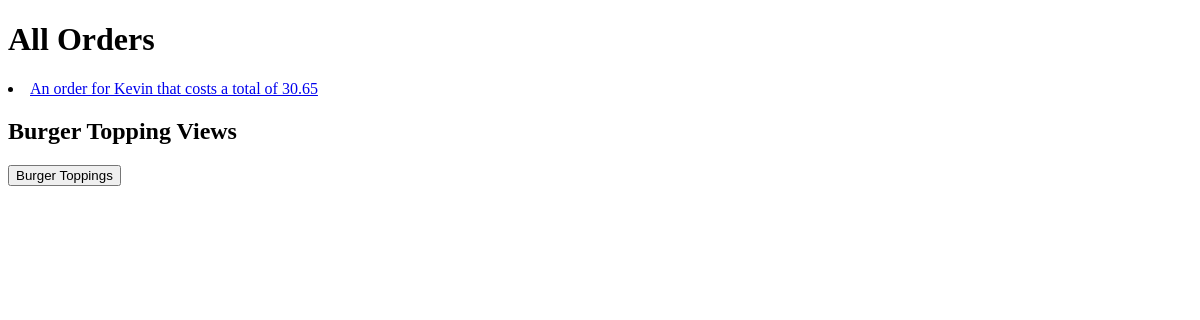
Before: /restaurant with the older database file.
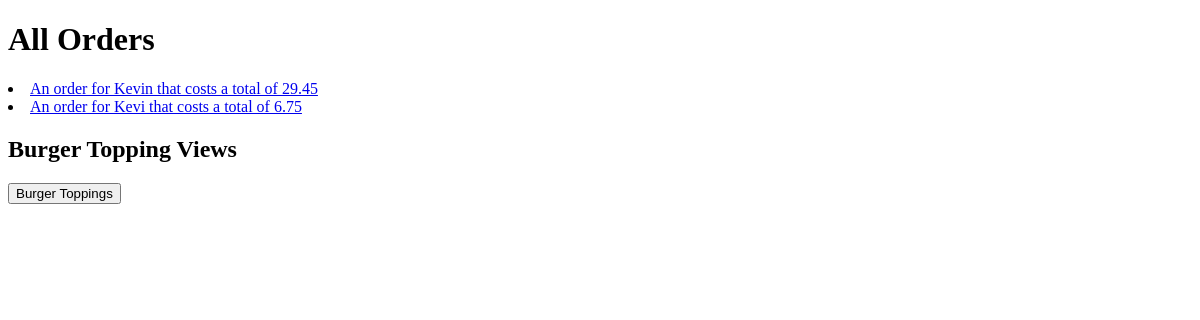
After: the same page with the newer database file.
### orders/models.py (models this page shows)
class Order(models.Model):
    name = models.CharField(max_length = 64)
    orderPrice = models.FloatField()
    def __str__(self):
        return f"An order for {self.name} that costs a total of {self.orderPrice}"

### orders/views.py (the view)
# urls.py: path("restaurant", views.allOrders, name = "allOrders"),
def allOrders(request):
    orderList = Order.objects.all()
    context = {
        "orderList": orderList
    }
    return render(request, "restaurant/allOrders.html", context)

### orders/templates/restaurant/allOrders.html (shortened to what this page needs)
{% load static %}
<!DOCTYPE html>
<html>
    <head>
    </head>
    <body>
        <h1> All Orders </h1>
        {% for order in orderList %}
            <li>
                <a href="{% url 'viewOrder' order.id %}">
                    {{order}}
                </a>
            </li>
        {% empty %}
            <li> No Orders </li>
        {% endfor %}
        <h2> Burger Topping Views</h2>
        <form action = "{%url 'burgerToppingPage' %}" method = "post">
                <button> Burger Toppings </button>
        </form>
    </body>
</html>

Changed rows visible on the page:
removed Order: name+orderPrice "An order for Kevin that costs a total of 30.65"
added Order: name+orderPrice "An order for Kevin that costs a total of 29.45"
added Order: name+orderPrice "An order for Kevi that costs a total of 6.75"
